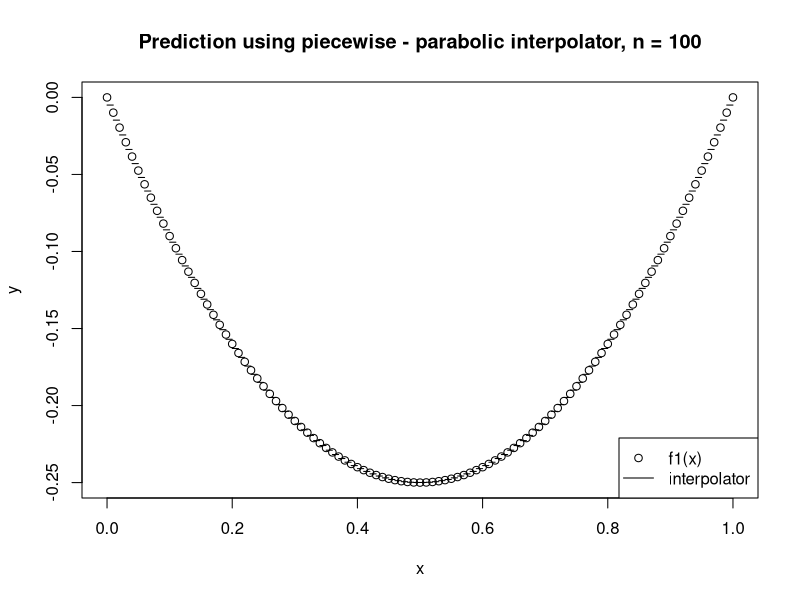

Here is the R script that generated this plot:
#########
### 1 ###
#########

# Functional
min_se <- function(boundaries, par, target_fn){
  interp_fn <- function(boundaries, par) {
    result <- c()
    for (i in 1:length(boundaries)){
      result[i] = c(par[1], par[2] * boundaries[i], (par[3] * boundaries[i]^2))
    }
    return(result)
  }
  t_f = target_fn(boundaries)
  i_f = interp_fn(boundaries, par)
  sse = sum((t_f - i_f)^2)
  return(sse)
}


approximate <- function(boundaries, target_fn){
  optimized <- optim(par=c(0.1,0.1,0.1), fn=min_se, target_fn=target_fn, boundaries=boundaries)
  return(optimized$par)
}



#########
### 2 ###
#########


approximate_cut <- function(n, fn){
  interval <- seq(0, 1, length.out = n+1)
  interval_targets = list()
  for (i in 1:length(interval)) {
    first_val = interval[i]
    if (first_val == 1){stop}
    else{
      second_val = interval[i+1]
      mid_val = interval[i] + ((second_val - first_val) / 2)
      boundaries = c(first_val, mid_val, second_val)
      interval_targets = append(interval_targets, list(approximate(boundaries, fn)))
    }
  }
  return(interval_targets)
}



#########
### 3 ###
#########

f_1 <- function(x) {
  y = -x * (1-x)
  return(y)
}

f_2 <- function(x) {
  y = -x * sin(10 * pi * x)
  return(y)
}

interp_fn <- function(boundaries, par) {
  result <- c()
  for (i in 1:length(boundaries)){
    result[i] = c(par[1], par[2] * boundaries[i], (par[3] * boundaries[i]^2))
  }
  return(result)
}


x <- seq(0, 1, by = 0.01)
plot(x,f_1(x), main="Prediction using piecewise - parabolic interpolator, n = 100", ylab = "y")

test <- approximate_cut(100, f_1)
scale <- 1/length(test)
for (i in 1:length(test)) {
  x <- seq((scale*i)- scale, scale*i, by = 0.01/length(test))
  yint <- sapply(x, interp_fn, par = test[[i]])
  lines(x,yint)
}

legend("bottomright", legend=c("f1(x)", "interpolator"), lty=c(NA,1),pch=c(1,NA))



################
### Martynas ###
################

interpolator <- function(a, x){
  X <- as.matrix(c(1, x, x^2), ncol = 1 )
  return(as.vector(a %*% X))
}

SSE <- function(x, a, method1, method2){
  real <- sapply(x, method1)
  pred <- sapply(x, method2, a = a)
  return(sum((real-pred)^2))
}

optimiser <- function(x, method){
  aInit <- c(0, 0, 0)
  res <- optim(aInit, SSE, x = x, method1 = method, method2 = interpolator)
  return(res$par)
}

aproximate <- function(n, method){
  scale <- 1/n
  midVal <- scale / 2
  result <- list()
  for (i in 1:n) {
    x <- c((scale*i)-scale, (scale * i) - midVal, scale * i)
    result <- append(result, list(optimiser(x, method)))
  }
  return(result)
}
# 
# x <- seq(0, 1, by = 0.01)
# plot(x,f_1(x), main="Prediction using piecewise - parabolic interpolator, n = 100", ylab = "y")
# 
# test <- aproximate(100, f_1)
# scale <- 1/length(test)
# for (i in 1:length(test)) {
#   x <- seq((scale*i)- scale, scale*i, by = 0.01/length(test))
#   yint <- sapply(x, interpolator, a = test[[i]])
#   lines(x,yint)
# }
# 
# legend("bottomright", legend=c("f1(x)", "interpolator"), lty=c(NA,1),pch=c(1,NA))